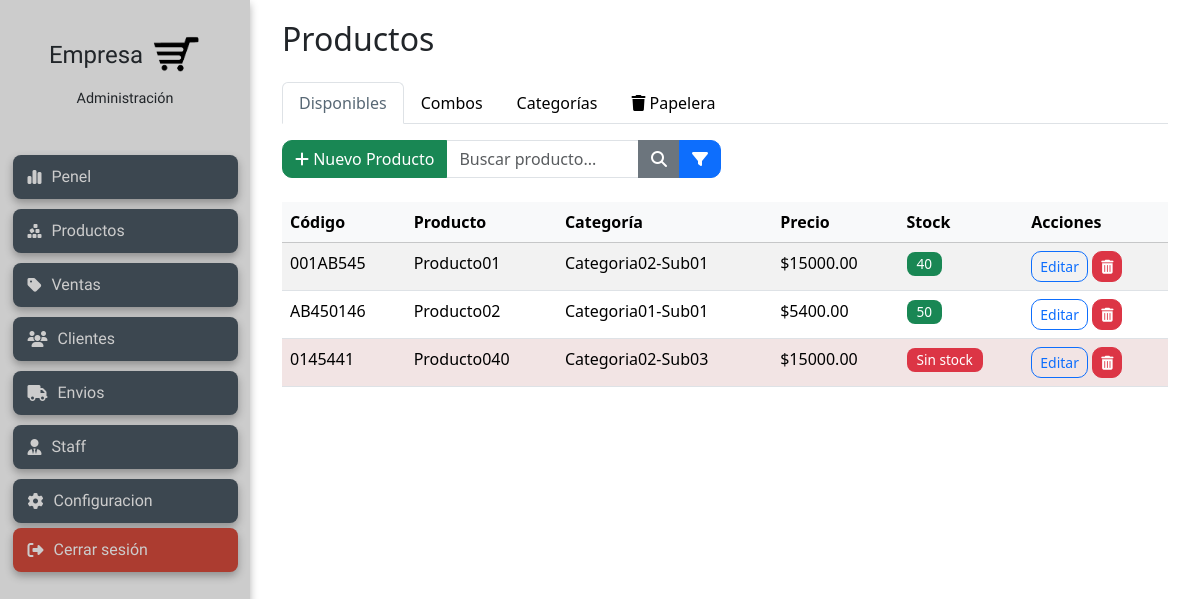
Before: /products/ (signed in) with the older database file.
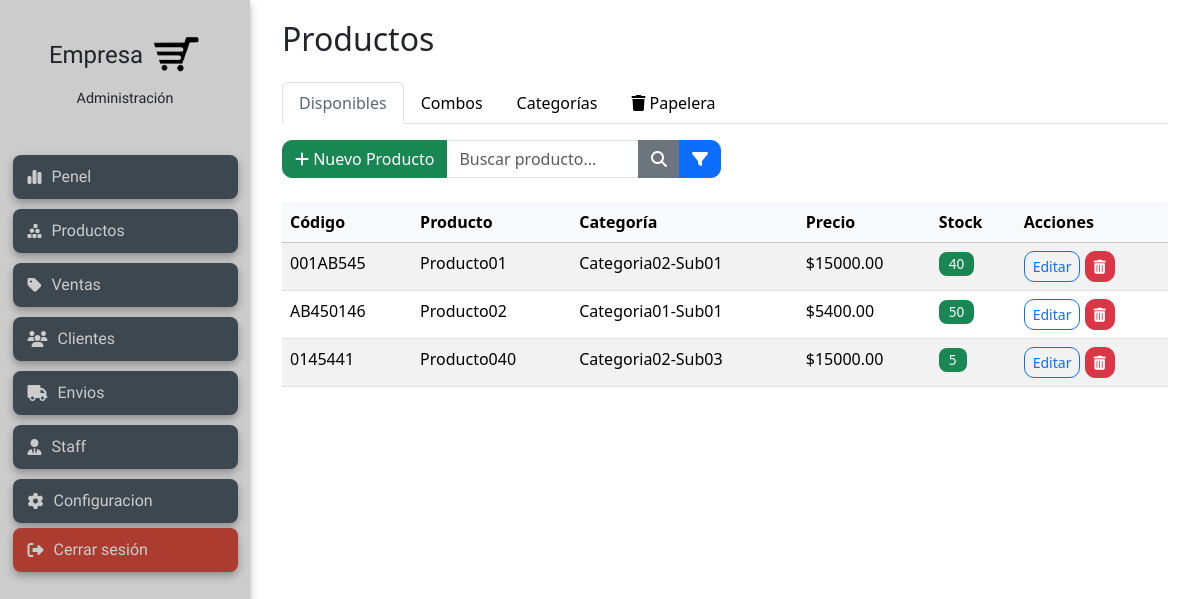
After: the same page with the newer database file.
### products/models.py (models this page shows, shortened)
class Product(models.Model):
    code = models.CharField(max_length=50, unique=True, verbose_name="Código del Producto", blank=True, null=True)
    name = models.CharField(max_length=200, verbose_name="Nombre")
    description = models.TextField(blank=True, verbose_name="Descripción")
    category = models.ForeignKey(
        Category,
        on_delete=models.SET_NULL,
        null=True, blank=True,
        related_name="products",
        verbose_name="Subcategoría"
    )
    price = models.DecimalField(max_digits=10, decimal_places=2, verbose_name="Precio")
    stock = models.IntegerField(verbose_name="Stock")
    available = models.BooleanField(default=True, verbose_name="Disponible")
    created = models.DateTimeField(auto_now_add=True, verbose_name="Fecha de creación")
    updated = models.DateTimeField(auto_now=True, verbose_name="Última modificación")
    class Meta:
        verbose_name = "Producto"
        verbose_name_plural = "Productos"
        ordering = ['name']

class Category(models.Model):
    name = models.CharField(max_length=100, unique=True, verbose_name="Nombre")
    slug = models.SlugField(max_length=100, unique=True, blank=True)
    parent = models.ForeignKey(
        'self',
        on_delete=models.CASCADE,
        null=True,
        blank=True,
        related_name='children',
        verbose_name="Categoría Padre"
    )
    class Meta:
        verbose_name = "Categoría"
        verbose_name_plural = "Categorías"
        ordering = ['name']

### products/views.py (the view)
# urls.py: path('', views.product_list, name='product_list'),
@login_required
def product_list(request):
    category_filter = request.GET.get('category')
    status_filter = request.GET.get('status')
    search_query = request.GET.get('search') or ''  # <- evita "None"
    products = Product.objects.filter(available=True)
    if search_query:
        products = products.filter(Q(name__icontains=search_query) | Q(code__icontains=search_query))
    if category_filter:
        products = products.filter(category_id=category_filter)
    if status_filter == 'in_stock':
        products = products.filter(stock__gt=0)
    elif status_filter == 'out_of_stock':
        products = products.filter(stock__exact=0)
    context = {
        'products': products,
        'categories': Category.objects.all(),
        'filters': {'category': category_filter, 'status': status_filter, 'search': search_query},
        'active_tab': 'available',
    }
    return render(request, 'products/product_list.html', context)

### products/templates/products/product_list.html (shortened to what this page needs)
{% extends "products/products_layout.html" %}
{% load static %}
{% block product_content %}
    <form method="get" class="mb-4">
    <div class="row g-2 align-items-end">
        <div class="col-md-6 position-relative">
            <div class="input-group">
                <a href="{% url 'products:product_create' %}" class="btn btn-success ">
                <i class="fa-solid fa-plus"></i> Nuevo Producto
                </a>
                <input type="text" name="search" id="search"
                        value="{{ filters.search|default_if_none:'' }}"|
                        class="form-control" placeholder="Buscar producto...">
                <button class="btn btn-secondary" type="submit">
                    <i class="fa-solid fa-search"></i>
                </button>
                <button class="btn btn-primary" type="button" id="btnFilterToggle" title="Mostrar/Ocultar filtros">
                    <i class="fa-solid fa-filter"></i>
                </button>
            </div>
        </div>
    </div>
    </form>
    <div>
        <table class="table table-hover table-striped">
            <thead class="table-light">
                <tr>
                    <th>Código</th>
                    <th>Producto</th>
                    <th>Categoría</th>
                    <th>Precio</th>
                    <th>Stock</th>
                    <th>Acciones</th>
                </tr>
            </thead>
            <tbody>
                {% for product in products %}
                <tr class="{% if product.stock == 0 %} resaltado-rojo {% endif %}">
                    <td>{{ product.code|default:"N/A" }}</td>
                    <td>{{ product.name }}</td>
                    <td>{{ product.category.name }}</td>
                    <td>${{ product.price|floatformat:2 }}</td>
                    <td>
                        <span class="badge {% if product.stock > 0 %}bg-success{% else %}bg-danger{% endif %}">
                            {% if product.stock > 0 %} {{ product.stock }}{% else %}Sin stock {% endif %}
                        </span>
                    </td>
                    <td>
                        <a href="{% url 'products:product_edit' product.id %}" class="btn btn-sm btn-outline-primary" title="Editar">
                            Editar
                        </a>
                        <button type="button" class="btn btn-sm btn-danger" data-bs-toggle="modal" data-bs-target="#deleteModal{{ product.id }}" title="Eliminar (a papelera)">
                            <i class="fa-solid fa-trash-can"></i>
                        </button>
                    </td>
                </tr>
                {% empty %}
                <tr>
                    <td colspan="6" class="text-center">No hay productos disponibles.</td>
                </tr>
                {% endfor %}
            </tbody>
        </table>
    </div>
{% endblock product_content %}

Changed rows visible on the page:
changed Product "Producto040": stock (not shown) → "5"; no longer shows "Sin stock"
